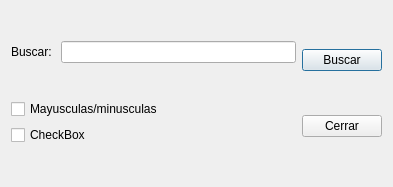
<?xml version="1.0" encoding="UTF-8"?>
<ui version="4.0">
 <class>DBuscar</class>
 <widget class="QDialog" name="DBuscar">
  <property name="geometry">
   <rect>
    <x>0</x>
    <y>0</y>
    <width>393</width>
    <height>187</height>
   </rect>
  </property>
  <property name="windowTitle">
   <string>Dialog</string>
  </property>
  <layout class="QHBoxLayout" name="horizontalLayout_2">
   <item>
    <layout class="QVBoxLayout" name="verticalLayout_3">
     <item>
      <layout class="QHBoxLayout" name="horizontalLayout">
       <item>
        <widget class="QLabel" name="label">
         <property name="text">
          <string>Buscar: </string>
         </property>
        </widget>
       </item>
       <item>
        <widget class="QLineEdit" name="leBuscar"/>
       </item>
      </layout>
     </item>
     <item>
      <layout class="QVBoxLayout" name="verticalLayout">
       <item>
        <widget class="QCheckBox" name="chMayus">
         <property name="text">
          <string>Mayusculas/minusculas</string>
         </property>
        </widget>
       </item>
       <item>
        <widget class="QCheckBox" name="chAtras">
         <property name="text">
          <string>CheckBox</string>
         </property>
        </widget>
       </item>
      </layout>
     </item>
    </layout>
   </item>
   <item>
    <layout class="QVBoxLayout" name="verticalLayout_2">
     <item>
      <widget class="QPushButton" name="btnBuscar">
       <property name="text">
        <string>Buscar</string>
       </property>
      </widget>
     </item>
     <item>
      <widget class="QPushButton" name="btnCerrar">
       <property name="text">
        <string>Cerrar</string>
       </property>
      </widget>
     </item>
    </layout>
   </item>
  </layout>
 </widget>
 <resources/>
 <connections/>
</ui>
